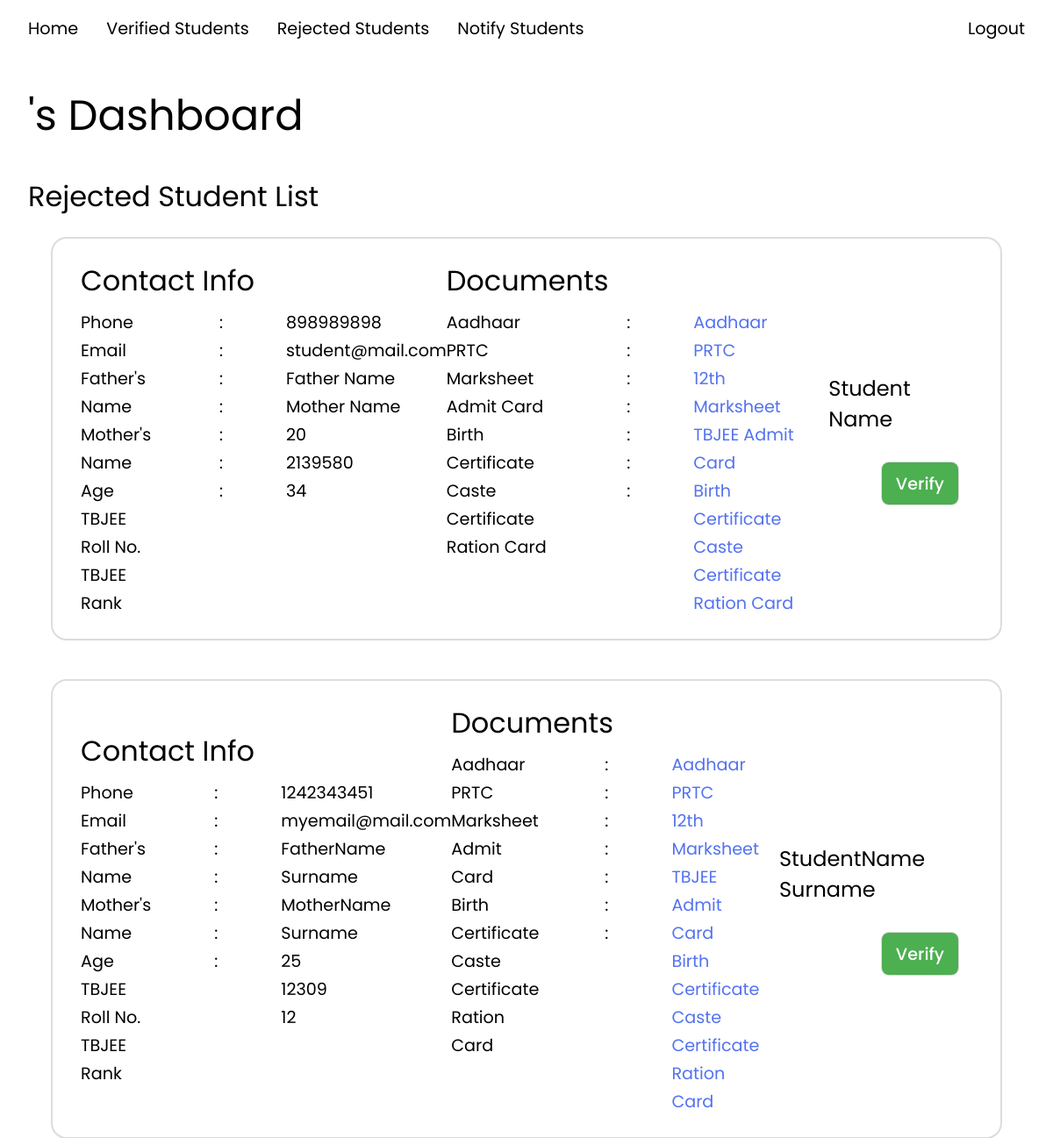
/php/panel_r.php, run on an earlier commit of the app's database.
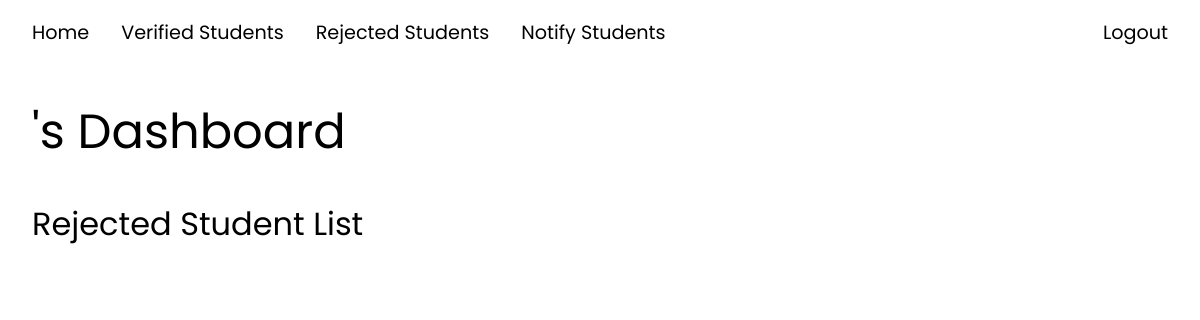
And on a later commit of the database.
### tables this page shows
CREATE TABLE `students` (
  `user_id` int(10) NOT NULL,
  `student_name` varchar(255) NOT NULL,
  `father_name` varchar(255) DEFAULT NULL,
  `mother_name` varchar(255) DEFAULT NULL,
  `phone` varchar(255) DEFAULT NULL,
  `roll_number` int(20) NOT NULL,
  `rank` int(10) NOT NULL,
  `DOB` date NOT NULL,
  `aadhaar` varchar(255) NOT NULL,
  `PRTC` varchar(255) NOT NULL,
  `marksheet` varchar(255) NOT NULL,
  `admit_card` varchar(255) NOT NULL,
  `birth_certificate` varchar(255) NOT NULL,
  `ration_card` varchar(255) NOT NULL,
  `caste_certificate` varchar(255) DEFAULT NULL,
  `status_id` int(10) NOT NULL DEFAULT 1,
  `reg_date` date NOT NULL DEFAULT current_timestamp()
);

CREATE TABLE `user` (
  `user_id` int(10) NOT NULL,
  `user_type_id` int(10) NOT NULL DEFAULT 1,
  `email` varchar(255) NOT NULL,
  `password` varchar(255) NOT NULL,
  `security_question` varchar(255) DEFAULT NULL,
  `security_answer` varchar(255) DEFAULT NULL
);

### php/panel_r.php (the view, shortened to what this page needs)
<?php
include 'database.php';
$teacherQuery = "SELECT teacher_name FROM teachers WHERE user_id = '{$_SESSION['user_id']}'";
$teacherResult = mysqli_query($conn, $teacherQuery);
$teacherRow = mysqli_fetch_assoc($teacherResult);
$teacherName = $teacherRow['teacher_name'];
$str = "select u.user_id, u.email, s.student_name, s.father_name, s.mother_name, s.phone, s.roll_number, s.rank, TIMESTAMPDIFF(YEAR, s.DOB, CURDATE()) AS age, s.DOB, s.aadhaar, s.PRTC, s.marksheet, s.admit_card, s.birth_certificate, s.caste_certificate from students s join user u using(user_id) where s.status_id=3;";
$result = mysqli_query($conn, $str);
?>
<!DOCTYPE html>
<html lang="en">
<head>
  <link rel="stylesheet" href="../css/panel.css">
  <link rel="stylesheet" href="https://cdnjs.cloudflare.com/ajax/libs/font-awesome/6.5.1/css/all.min.css">
</head>
<body>
  <p class="header"><?php echo $teacherName ?>'s Dashboard</p>
  <p class="list-header">Rejected Student List</p>
  <div class="container">
    <?php while ($row = mysqli_fetch_array($result)) { ?>
      <div class="student">
        <div class="student-card">
          <div class="sub-card">
            <div class="contact">
              <p class="sub-header">Contact Info</p>
              <div class="info">
                <div class="info-header">
                  <p class="phone">Phone</p>
                  <p class="email">Email</p>
                  <p class="father">Father's Name</p>
                  <p class="mother">Mother's Name</p>
                  <p class="age">Age</p>
                  <p class="rank">TBJEE Roll No.</p>
                  <p class="rank">TBJEE Rank</p>
                </div>
                <div class="info-colon">
                  <p class="phone">:</p>
                  <p class="email">:</p>
                  <p class="father">:</p>
                  <p class="mother">:</p>
                  <p class="age">:</p>
                  <p class="roll">:</p>
                  <p class="rank">:</p>
                </div>
                <div class="info-data">
                  <p class="phone"><?php echo $row['phone'] ?></p>
                  <p class="email"><?php echo $row['email'] ?></p>
                  <p class="father"><?php echo $row['father_name'] ?></p>
                  <p class="mother"><?php echo $row['mother_name'] ?></p>
                  <p class="age"><?php echo $row['age'] ?></p>
                  <p class="roll"><?php echo $row['roll_number'] ?></p>
                  <p class="rank"><?php echo $row['rank'] ?></p>
                </div>
              </div>
            </div>
            <div class="docs">
              <p class="sub-header">Documents</p>
              <div class="info">
                <div class="info-header">
                  <p class="aadhaar">Aadhaar</p>
                  <p class="prtc">PRTC</p>
                  <p class="marksheet">Marksheet</p>
                  <p class="admit">Admit Card</p>
                  <p class="birth-certificate">Birth Certificate</p>
                  <p class="caste-certificate">Caste Certificate</p>
                  <p class="ration-card">Ration Card</p>
                </div>
                <div class="info-colon">
                  <p class="aadhaar">:</p>
                  <p class="prtc">:</p>
                  <p class="marksheet">:</p>
                  <p class="admit">:</p>
                  <p class="birth-certificate">:</p>
                  <p class="caste-certificate">:</p>
                  <p class="ration-card">:</p>
                </div>
                <div class="info-data">
                  <p class="aadhaar"><a href="<?php echo $row['aadhaar'] ?>" target="_blank" rel='noopener noreferrer'>Aadhaar</a></p>
                  <p class="prtc"><a href="<?php echo $row['PRTC'] ?>" target="_blank" rel='noopener noreferrer'>PRTC</a></p>
                  <p class="marksheet"><a href="<?php echo $row['marksheet'] ?>" target="_blank" rel='noopener noreferrer'>12th Marksheet</a></p>
                  <p class="admit"><a href="<?php echo $row['admit_card'] ?>" target="_blank" rel='noopener noreferrer'>TBJEE Admit Card</a></p>
                  <p class="birth-certificate"><a href="<?php echo $row['birth_certificate'] ?>" target="_blank" rel='noopener noreferrer'>Birth Certificate</a></p>
                  <p class="caste-certificate"><a href="<?php echo $row['caste_certificate'] ?>" target="_blank" rel='noopener noreferrer'>Caste Certificate</a></p>
                  <p class="ration-card"><a href="<?php echo $row['ration_card'] ?>" target="_blank" rel='noopener noreferrer'>Ration Card</a></p>
                </div>
              </div>
            </div>
          </div>
          <div class="btn-wrapper">
            <p class="student-name"><?php echo $row['student_name'] ?></p>
            <div class="btn">
              <button class="verify" onclick="verify(<?php echo $row['user_id'] ?>)">Verify</button>
            </div>
          </div>
        </div>
      </div>
    <?php } ?>
  </div>
</body>
</html>

### css/panel.css (style rules this page uses)
* { margin: 0; padding: 0; box-sizing: border-box; font-family: 'Poppins', sans-serif; }
body { min-height: 100vh; background-color: #ffffff; overflow-x: hidden; }
.header { padding: 2rem; text-align: left; font-size: 3rem; }
.list-header { font-size: 2rem; margin-left: 2rem; }
.sub-header { font-size: 2rem; text-align: left; }
.student { display: flex; align-items: center; justify-content: center; }
.student-card { display: flex; align-items: center; justify-content: space-between; box-shadow: rgba(0, 0, 0, 0.02) 0px 1px 3px 0px, rgba(27, 31, 35, 0.15) 0px 0px 0px 2px; padding: 1.5rem 2rem 1.5rem 2rem; margin: 1.5rem; border-radius: 1rem; max-width: 90vw; min-width: 90vw; }
.sub-card { display: flex; align-items: center; justify-content: space-between; min-width: 65vw; }
.info { display: flex; align-items: flex-start; justify-content: space-between; gap: 4.5rem; margin-top: .5rem; line-height: 2rem; }
.info p { font-size: 1.2rem; }
.info-data a { text-decoration: none; color: #5372f0; }
.btn-wrapper { display: flex; flex-direction: column; align-items: flex-end; justify-content: center; }
.student-name { font-size: 1.5rem; margin: 1rem; }
.btn button { padding: .6rem 1rem .6rem 1rem; margin: 1rem; border: none; box-shadow: rgba(0, 0, 0, 0.02) 0px 1px 3px 0px, rgba(27, 31, 35, 0.15) 0px 0px 0px 1px; border-radius: .5rem; cursor: pointer; font-size: 1.2rem; font-weight: 500; }
.verify { background-color: #4CAF50; color: #fff; }

### css/nav.css (style rules this page uses)
* { margin: 0; padding: 0; box-sizing: border-box; font-family: "Poppins", sans-serif; }
.navbar { top: 0; position: sticky; min-width: 100vw; height: 8vh; display: flex; align-items: center; justify-content: space-between; padding: 0 2rem 0 2rem; backdrop-filter: blur(2rem); z-index: 10; }
.navbar a { text-decoration: none; color: #000; font-weight: 400; font-size: 1.2rem; cursor: pointer; }
.nav-left { display: flex; gap: 2rem; }

What changed in the data, as far as the page shows it:
removed students: phone "898989898", user.email "student@mail.com", father_name "Father Name", mother_name "Mother Name", age "20", roll_number "2139580", rank "34", student_name "Student Name"
removed students: phone "1242343451", user.email "myemail@mail.com", father_name "FatherName Surname", mother_name "MotherName Surname", age "25", roll_number "12309", rank "12", student_name "StudentName Surname"
